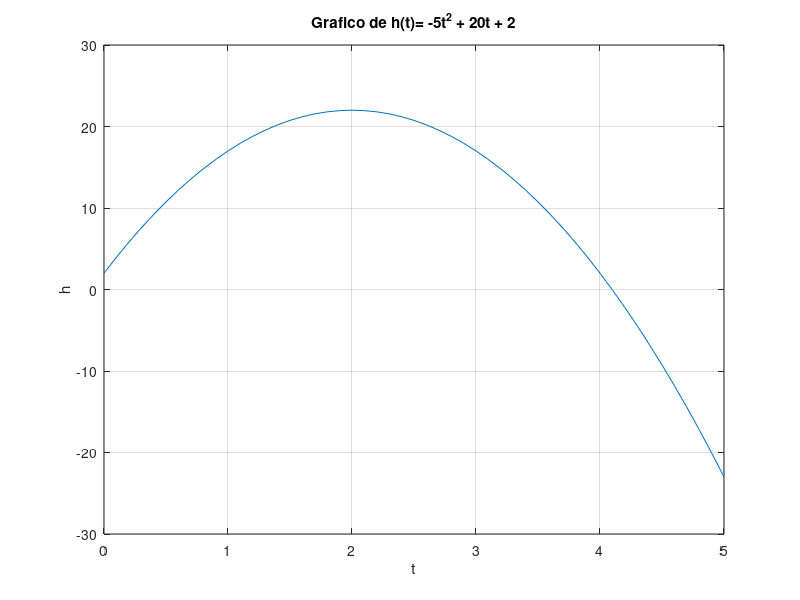

MATLAB code for this plot:
% criando espaços para tempo em segundos
t = linspace(0, 5, 51);

% h(t)=−5t^2+20t+2
h = -5*t.^2 + 20*t + 2;

plot(t, h);

% Exibe as linhas de grade
grid on;

title("Grafico de h(t)= -5t^2 + 20t + 2");
xlabel("t");
ylabel("h");
